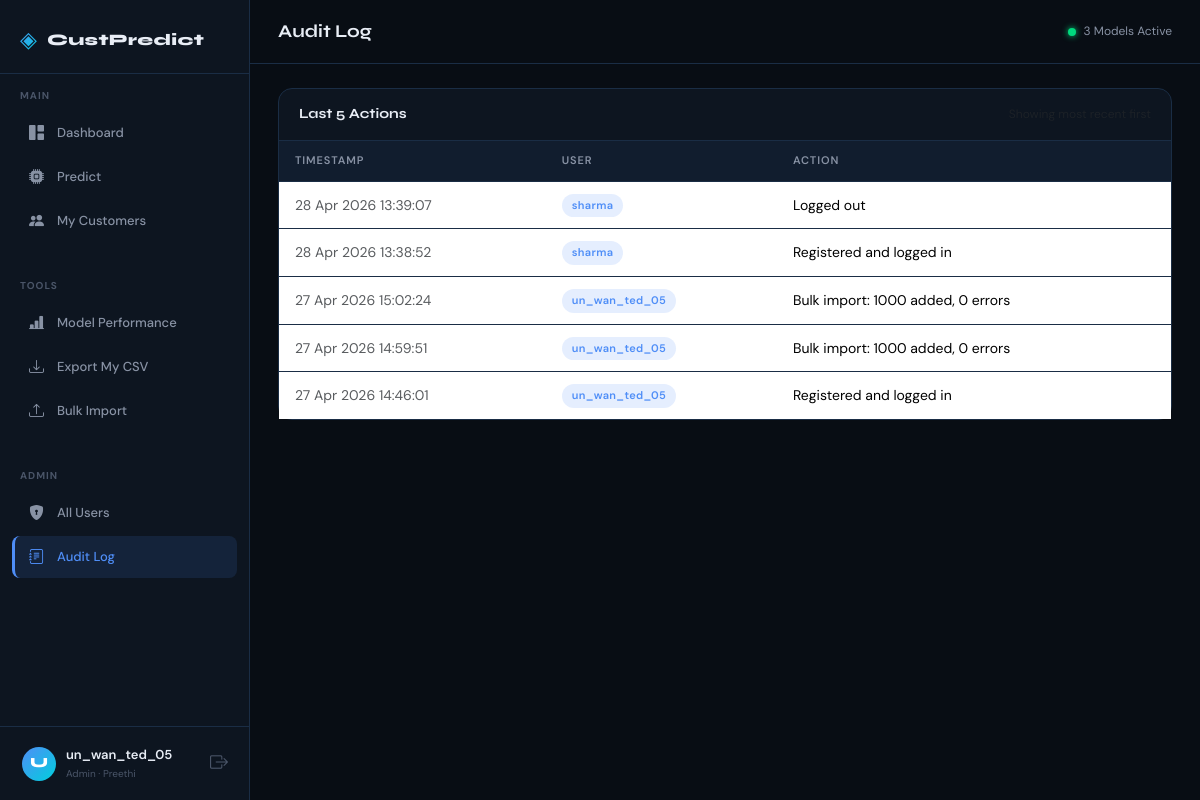
/admin/audit-log (signed in), run on the app's committed database.
### app.py (models this page shows, shortened)
class User(UserMixin, db.Model):
    id            = db.Column(db.Integer, primary_key=True)
    username      = db.Column(db.String(80),  unique=True, nullable=False)
    email         = db.Column(db.String(120), unique=True, nullable=False)
    full_name     = db.Column(db.String(120), default='')
    password_hash = db.Column(db.String(200), nullable=False)
    role          = db.Column(db.String(20),  default='user')   # 'admin' | 'user'
    created_at    = db.Column(db.DateTime,    default=datetime.utcnow)
    customers     = db.relationship('Customer', backref='owner', lazy=True,
                                    cascade='all, delete-orphan')

class AuditLog(db.Model):
    id        = db.Column(db.Integer, primary_key=True)
    user      = db.Column(db.String(80))
    action    = db.Column(db.String(200))
    timestamp = db.Column(db.DateTime, default=datetime.utcnow)

### app.py (the view)
@app.route('/admin/audit-log')
@login_required
@admin_required
def audit_log():
    logs = AuditLog.query.order_by(AuditLog.timestamp.desc()).limit(300).all()
    return render_template('audit_log.html', logs=logs)

### app.py (called while the page is built)
@login_manager.user_loader
def load_user(uid):
    return db.session.get(User, int(uid))

def admin_required(f):
    @wraps(f)
    def decorated(*args, **kwargs):
        if not current_user.is_authenticated or current_user.role != 'admin':
            abort(403)
        return f(*args, **kwargs)
    return decorated

### templates/audit_log.html (shortened to what this page needs)
{% extends "base.html" %}
{% block page_title %}Audit Log{% endblock %}
{% block content %}
<div class="data-card">
  <div class="data-card-header">
    <h6>Last {{ logs|length }} Actions</h6>
    <span class="text-muted" style="font-size:12px;">Showing most recent first</span>
  </div>
  <div class="table-responsive">
    <table class="table custom-table">
      <thead><tr><th>Timestamp</th><th>User</th><th>Action</th></tr></thead>
      <tbody>
        {% for log in logs %}
        <tr>
          <td class="text-muted" style="white-space:nowrap;">{{ log.timestamp.strftime('%d %b %Y %H:%M:%S') }}</td>
          <td><span class="badge-pill badge-blue">{{ log.user }}</span></td>
          <td>{{ log.action }}</td>
        </tr>
        {% else %}
        <tr><td colspan="3" class="text-center py-4 text-muted">No audit logs yet.</td></tr>
        {% endfor %}
      </tbody>
    </table>
  </div>
</div>
{% endblock %}

### templates/base.html (shortened to what this page needs)
<!DOCTYPE html>
<html lang="en">
<head>
  <link href="https://cdn.jsdelivr.net/npm/bootstrap@5.3.2/dist/css/bootstrap.min.css" rel="stylesheet"/>
  <link href="https://cdn.jsdelivr.net/npm/bootstrap-icons@1.11.3/font/bootstrap-icons.min.css" rel="stylesheet"/>
  <link href="{{ url_for('static', filename='css/style.css') }}" rel="stylesheet"/>
</head>
<body>
{% if current_user.is_authenticated %}
<nav id="sidebar">
  <div class="sidebar-logo">
    <span class="logo-icon">◈</span>
    <span class="logo-text">CustPredict</span>
  </div>
  <div class="sidebar-section-label">MAIN</div>
  <ul class="sidebar-nav">
    <li>
      <a href="{{ url_for('dashboard') }}"
         class="nav-link {% if request.endpoint=='dashboard' %}active{% endif %}">
        <i class="bi bi-grid-1x2-fill"></i><span>Dashboard</span>
      </a>
    </li>
    <li>
      <a href="{{ url_for('predict') }}"
         class="nav-link {% if request.endpoint=='predict' %}active{% endif %}">
        <i class="bi bi-cpu-fill"></i><span>Predict</span>
      </a>
    </li>
    <li>
      <a href="{{ url_for('customers') }}"
         class="nav-link {% if request.endpoint in ['customers','customer_detail','customer_edit'] %}active{% endif %}">
        <i class="bi bi-people-fill"></i><span>My Customers</span>
      </a>
    </li>
  </ul>
  <div class="sidebar-section-label">TOOLS</div>
  <ul class="sidebar-nav">
    <li>
      <a href="{{ url_for('model_performance') }}"
         class="nav-link {% if request.endpoint=='model_performance' %}active{% endif %}">
        <i class="bi bi-bar-chart-line-fill"></i><span>Model Performance</span>
      </a>
    </li>
    <li>
      <a href="{{ url_for('export_csv') }}" class="nav-link">
        <i class="bi bi-download"></i><span>Export My CSV</span>
      </a>
    </li>
    <li>
      <a href="{{ url_for('import_csv') }}"
         class="nav-link {% if request.endpoint=='import_csv' %}active{% endif %}">
        <i class="bi bi-upload"></i><span>Bulk Import</span>
      </a>
    </li>
  </ul>
  {% if current_user.role == 'admin' %}
  <div class="sidebar-section-label">ADMIN</div>
  <ul class="sidebar-nav">
    <li>
      <a href="{{ url_for('admin_users') }}"
         class="nav-link {% if request.endpoint=='admin_users' %}active{% endif %}">
        <i class="bi bi-shield-lock-fill"></i><span>All Users</span>
      </a>
    </li>
    <li>
      <a href="{{ url_for('audit_log') }}"
         class="nav-link {% if request.endpoint=='audit_log' %}active{% endif %}">
        <i class="bi bi-journal-text"></i><span>Audit Log</span>
      </a>
    </li>
  </ul>
  {% endif %}
  <div class="sidebar-footer">
    <a href="{{ url_for('account') }}" class="user-badge-link
       {% if request.endpoint=='account' %}active{% endif %}">
      <div class="user-avatar">{{ current_user.username[0].upper() }}</div>
      <div>
        <span class="ub-name">{{ current_user.username }}</span>
        <span class="ub-role">{{ current_user.role }}
          {% if current_user.full_name %} · {{ current_user.full_name }}{% endif %}
        </span>
      </div>
    </a>
    <a href="{{ url_for('logout') }}" class="logout-btn" title="Logout">
      <i class="bi bi-box-arrow-right"></i>
    </a>
  </div>
</nav>
<main id="main-content">
  <div class="topbar">
    <h1 class="page-title">{% block page_title %}{% endblock %}</h1>
    <div class="topbar-right">
      <span class="status-dot"></span>
      <span class="status-text">3 Models Active</span>
    </div>
  </div>
  <div class="content-area">
    {% block content %}{% endblock %}
  </div>
</main>
{% else %}
  {% block auth_content %}{% endblock %}
{% endif %}
</body>
</html>

### data on the page
User: username "U", username "un_wan_ted_05", role "Admin", full_name "Preethi"
AuditLog: timestamp "28 Apr 2026 13:39:07", user "sharma", action "Logged out"
AuditLog: timestamp "28 Apr 2026 13:38:52", user "sharma", action "Registered and logged in"
AuditLog: timestamp "27 Apr 2026 15:02:24", user "un_wan_ted_05", action "Bulk import: 1000 added, 0 errors"
AuditLog: timestamp "27 Apr 2026 14:59:51", user "un_wan_ted_05", action "Bulk import: 1000 added, 0 errors"
AuditLog: timestamp "27 Apr 2026 14:46:01", user "un_wan_ted_05", action "Registered and logged in"

### other printed values
{{ logs|length }} "5"
